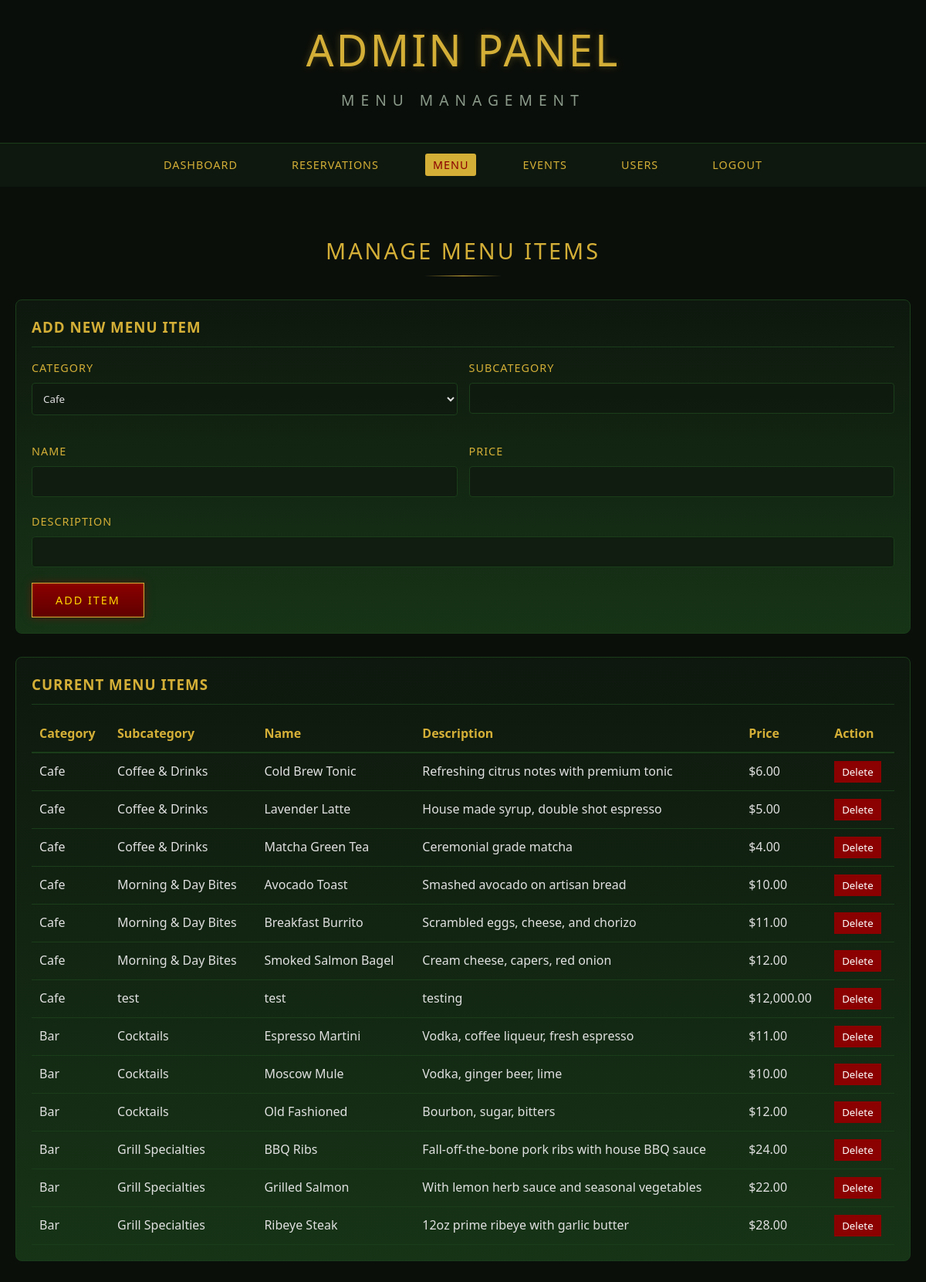
The app's page /admin/menu.php (signed in) with its own data.
### tables this page shows
CREATE TABLE `menu_items` (
  `id` int(11) NOT NULL,
  `category` enum('cafe','bar') NOT NULL,
  `subcategory` varchar(100) NOT NULL,
  `name` varchar(255) NOT NULL,
  `description` text DEFAULT NULL,
  `price` decimal(10,2) NOT NULL,
  `active` tinyint(1) DEFAULT 1
);

### admin/menu.php (the view, shortened to what this page needs)
<?php
require_once '../includes/db.php';
$menuItems = $pdo->query("SELECT * FROM menu_items ORDER BY category, subcategory, name")->fetchAll(PDO::FETCH_ASSOC);
?>
<!DOCTYPE html>
<html lang="en">
<head>
    <link rel="stylesheet" href="../assets/css/style.css">
</head>
<body>
    <header>
        <div class="container">
            <div class="logo">
                <h1>ADMIN PANEL</h1>
                <h2>MENU MANAGEMENT</h2>
            </div>
        </div>
    </header>
    <nav>
        <div class="container">
            <div class="nav-container">
                <ul class="nav-menu">
                    <li><a href="dashboard.php">Dashboard</a></li>
                    <li><a href="reservations.php">Reservations</a></li>
                    <li><a href="menu.php" class="active">Menu</a></li>
                    <li><a href="events.php">Events</a></li>
                    <li><a href="users.php">Users</a></li>
                    <li><a href="logout.php">Logout</a></li>
                </ul>
            </div>
        </div>
    </nav>
    <main style="padding: 60px 0;">
        <div class="container">
            <h2 class="section-title">MANAGE MENU ITEMS</h2>
            <div class="admin-card" style="margin-bottom: 30px;">
                <h3>Add New Menu Item</h3>
                <form method="POST">
                    <div style="display: grid; grid-template-columns: 1fr 1fr; gap: 15px;">
                        <div class="form-group">
                            <label>Category</label>
                            <select name="category" required style="width: 100%; padding: 10px; background: rgba(15,26,15,0.8); color: #e0e0e0; border: 1px solid #1a3d1a;">
                                <option value="cafe">Cafe</option>
                            </select>
                        </div>
                        <div class="form-group">
                            <label>Subcategory</label>
                            <input type="text" name="subcategory" required style="width: 100%; padding: 10px; background: rgba(15,26,15,0.8); color: #e0e0e0; border: 1px solid #1a3d1a;">
                        </div>
                        <div class="form-group">
                            <label>Name</label>
                            <input type="text" name="name" required style="width: 100%; padding: 10px; background: rgba(15,26,15,0.8); color: #e0e0e0; border: 1px solid #1a3d1a;">
                        </div>
                        <div class="form-group">
                            <label>Price</label>
                            <input type="number" step="0.01" name="price" required style="width: 100%; padding: 10px; background: rgba(15,26,15,0.8); color: #e0e0e0; border: 1px solid #1a3d1a;">
                        </div>
                    </div>
                    <div class="form-group">
                        <label>Description</label>
                        <input type="text" name="description" required style="width: 100%; padding: 10px; background: rgba(15,26,15,0.8); color: #e0e0e0; border: 1px solid #1a3d1a;">
                    </div>
                    <button type="submit" name="add" class="cta-button">ADD ITEM</button>
                </form>
            </div>
            <div class="admin-card">
                <h3>Current Menu Items</h3>
                <table style="width: 100%; border-collapse: collapse;">
                    <thead>
                        <tr style="border-bottom: 2px solid #1a3d1a;">
                            <th style="padding: 10px; text-align: left; color: #d4af37;">Category</th>
                            <th style="padding: 10px; text-align: left; color: #d4af37;">Subcategory</th>
                            <th style="padding: 10px; text-align: left; color: #d4af37;">Name</th>
                            <th style="padding: 10px; text-align: left; color: #d4af37;">Description</th>
                            <th style="padding: 10px; text-align: left; color: #d4af37;">Price</th>
                            <th style="padding: 10px; text-align: left; color: #d4af37;">Action</th>
                        </tr>
                    </thead>
                    <tbody>
                        <?php foreach($menuItems as $item): ?>
                        <tr style="border-bottom: 1px solid #1a3d1a;">
                            <td style="padding: 10px;"><?php echo ucfirst($item['category']); ?></td>
                            <td style="padding: 10px;"><?php echo htmlspecialchars($item['subcategory']); ?></td>
                            <td style="padding: 10px;"><?php echo htmlspecialchars($item['name']); ?></td>
                            <td style="padding: 10px;"><?php echo htmlspecialchars($item['description']); ?></td>
                            <td style="padding: 10px;">$<?php echo number_format($item['price'], 2); ?></td>
                            <td style="padding: 10px;">
                                <form method="POST" style="display: inline;">
                                    <button type="submit" name="delete" onclick="return confirm('Delete this item?')" style="padding: 5px 10px; background: #8b0000; color: #fff; border: none; cursor: pointer;">Delete</button>
                                </form>
                            </td>
                        </tr>
                        <?php endforeach; ?>
                    </tbody>
                </table>
            </div>
        </div>
    </main>
</body>
</html>

### assets/css/style.css (style rules this page uses)
* { margin: 0; padding: 0; box-sizing: border-box; font-family: 'Segoe UI', Tahoma, Geneva, Verdana, sans-serif; }
body { background-color: #0a0f0a; color: #e0e0e0; line-height: 1.6; overflow-x: hidden; }
.container { max-width: 1200px; margin: 0 auto; padding: 0 20px; }
header { background-color: rgba(10, 15, 10, 0.9); padding: 20px 0; border-bottom: 1px solid #1a3d1a; position: relative; z-index: 10; }
.logo { text-align: center; margin-bottom: 20px; }
.logo h1 { font-size: 3.5rem; letter-spacing: 3px; text-transform: uppercase; font-weight: 300; margin-bottom: 5px; color: #d4af37; text-shadow: 0 0 10px rgba(212, 175, 55, 0.3); }
.logo h2 { font-size: 1.2rem; letter-spacing: 8px; text-transform: uppercase; font-weight: 300; color: #8a9a8a; }
.cta-button { display: inline-block; background: linear-gradient(to bottom, #8b0000, #600000); color: #ffd700; padding: 12px 30px; text-decoration: none; text-transform: uppercase; letter-spacing: 2px; font-size: 0.9rem; cursor: pointer; transition: all 0.3s; border: 1px solid #d4af37; box-shadow: 0 0 10px rgba(139, 0, 0, 0.5); }
nav { background-color: rgba(15, 26, 15, 0.9); padding: 15px 0; position: relative; z-index: 10; }
.nav-container { display: flex; justify-content: center; }
.nav-menu { display: flex; list-style: none; }
.nav-menu li { margin: 0 25px; }
.nav-menu a { color: #d4af37; text-decoration: none; text-transform: uppercase; font-size: 0.9rem; letter-spacing: 1px; transition: color 0.3s; padding: 5px 10px; border-radius: 3px; }
.nav-menu a:hover, .nav-menu a.active { color: #8b0000; background-color: #d4af37; }
.section-title { text-align: center; font-size: 1.8rem; text-transform: uppercase; letter-spacing: 3px; font-weight: 300; margin-bottom: 40px; position: relative; color: #d4af37; }
.section-title:after { content: ""; display: block; width: 100px; height: 1px; background: linear-gradient(to right, transparent, #d4af37, transparent); position: absolute; bottom: -10px; left: 50%; transform: translateX(-50%); }
.form-group { margin-bottom: 20px; }
.form-group label { display: block; margin-bottom: 8px; text-transform: uppercase; letter-spacing: 1px; font-size: 0.9rem; color: #d4af37; }
.form-group input, .form-group select, .form-group textarea { width: 100%; padding: 12px; background-color: rgba(15, 26, 15, 0.8); border: 1px solid #1a3d1a; color: #e0e0e0; border-radius: 4px; }
.admin-card { background: linear-gradient(to bottom, rgba(15, 26, 15, 0.8), rgba(26, 61, 26, 0.8)); padding: 20px; border-radius: 8px; border: 1px solid #1a3d1a; }
.admin-card h3 { color: #d4af37; margin-bottom: 15px; text-transform: uppercase; letter-spacing: 1px; border-bottom: 1px solid #1a3d1a; padding-bottom: 10px; }

### records on screen
menu_items: category "Cafe", subcategory "Coffee & Drinks", name "Cold Brew Tonic", description "Refreshing citrus notes with premium tonic", price "6.00"
menu_items: category "Cafe", subcategory "Coffee & Drinks", name "Lavender Latte", description "House made syrup, double shot espresso", price "5.00"
menu_items: category "Cafe", subcategory "Coffee & Drinks", name "Matcha Green Tea", description "Ceremonial grade matcha", price "4.00"
menu_items: category "Cafe", subcategory "Morning & Day Bites", name "Avocado Toast", description "Smashed avocado on artisan bread", price "10.00"
menu_items: category "Cafe", subcategory "Morning & Day Bites", name "Breakfast Burrito", description "Scrambled eggs, cheese, and chorizo", price "11.00"
menu_items: category "Cafe", subcategory "Morning & Day Bites", name "Smoked Salmon Bagel", description "Cream cheese, capers, red onion", price "12.00"
menu_items: category "Cafe", subcategory "test", name "test", description "testing", price "12,000.00"
menu_items: category "Bar", subcategory "Cocktails", name "Espresso Martini", description "Vodka, coffee liqueur, fresh espresso", price "11.00"
menu_items: category "Bar", subcategory "Cocktails", name "Moscow Mule", description "Vodka, ginger beer, lime", price "10.00"
menu_items: category "Bar", subcategory "Cocktails", name "Old Fashioned", description "Bourbon, sugar, bitters", price "12.00"
menu_items: category "Bar", subcategory "Grill Specialties", name "BBQ Ribs", description "Fall-off-the-bone pork ribs with house BBQ sauce", price "24.00"
menu_items: category "Bar", subcategory "Grill Specialties", name "Grilled Salmon", description "With lemon herb sauce and seasonal vegetables", price "22.00"
menu_items: category "Bar", subcategory "Grill Specialties", name "Ribeye Steak", description "12oz prime ribeye with garlic butter", price "28.00"
